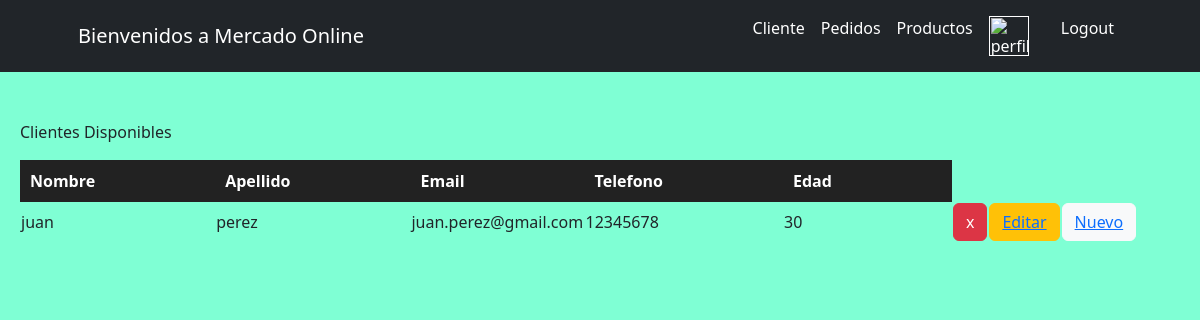
The page /MercadoApp/cliente/ on the database as committed earlier.
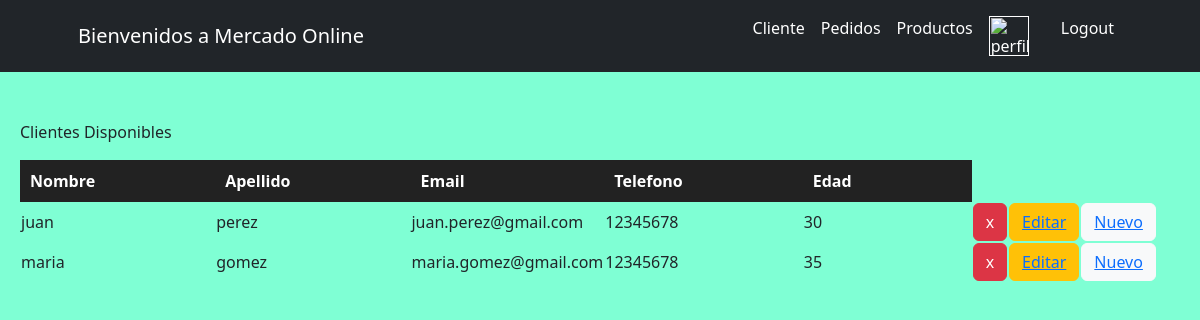
The same page on the database as committed later.
### MercadoApp/models.py (models this page shows, shortened)
class Cliente(models.Model):
    nombre = models.CharField(max_length=30)
    apellido = models.CharField(max_length=30)
    email = models.EmailField()
    telefono = models.IntegerField()
    edad = models.IntegerField()

### MercadoApp/views.py (the view)
# urls.py: path("cliente/", cliente, name="Cliente"),
def cliente(request):
    avatar = getavatar(request)
    Clientes = Cliente.objects.all() #pido toda la informacion que tenga Cliente alojada en su base de datos
    return render(request, "MercadoApp/Cliente.html", {"Clientes":Clientes, "avatar":avatar}) #genera una lista con los datos de todos los clientes, y que podemos usar luego en el template Clientes

### MercadoApp/views.py (called while the page is built)
def getavatar(request):
    avatar = Avatar.objects.filter(user=request.user.id) #filter, va a buscar algo especifico, va a traer el avatar que le pertenece a ese usuario
    try:
        avatar= avatar[0].image.url # y lo trae como imagen y lo guarda en una variable
    except:
        avatar = None
    return avatar

### MercadoApp/templates/MercadoApp/Cliente.html (shortened to what this page needs)
<div>
    {% extends "MercadoApp/inicio.html" %}
    {% load static %}
        {% block contenidoQueCambia %}
            <div class="formClienteFormulario">
            <p>Clientes Disponibles</p>
            <table id="tableInfoClientes">
                <tr id="tituloTablaClientes">
                    <th>Nombre</th>
                    <th>Apellido</th>
                    <th>Email</th>
                    <th>Telefono</th>
                    <th>Edad</th>
                </tr>
                <tr>
                    {% for cliente in Clientes %}
                        <tr>
                            <td>{{cliente.nombre}}</td>
                            <td>{{cliente.apellido}}</td>
                            <td>{{cliente.email}}</td>
                            <td>{{cliente.telefono}}</td>
                            <td>{{cliente.edad}}</td>
                            <td><button class="btn btn-danger btnEliminar"><a href="{% url 'eliminarCliente' cliente.nombre %}" >x</a></button></td>
                            <td><button class="btn btn-warning btnEditar"><a href="{% url 'editarCliente' cliente.nombre %}" >Editar</a></button></td>
                            <td><button class="btn btn-light btnNuevoCliente"><a href="{% url 'clienteFormulario' %}" >Nuevo</a></button></td>
                        </tr>
                    {% endfor%}
                </tr>
            </table>
            </div>
        {% endblock %}

Rows that differ between the two databases and show on the page:
added Cliente: nombre "maria", apellido "gomez", email "maria.gomez@gmail.com", telefono "12345678", edad "35"
